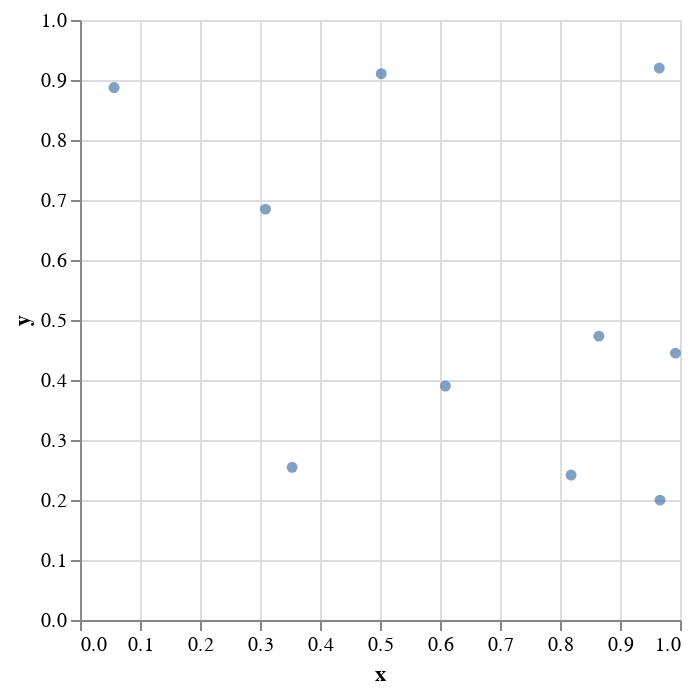

This figure's notebook cell:
### Code cell
# vlplot(:circle, x=rand(10),y=rand(10),color=(field=rand(10),type="ordinal",scale=(scheme="plasma",)))
df = DataFrame(x=rand(10),y=rand(10),c=rand(10))
# vlplot(data=df,:circle, x=:x,y=:y,color=(field=:c,type="quantitative",scale=(scheme="category20b")))
p = @vlplot(data=df,:circle,:x,:y,color={field=:c,scale={scheme="plasma"}})
p = @vlplot(data=df,:circle,:x,:y)

### Figure 1 — Vega-Lite specification as saved in the notebook (floating-point values rounded to 4 significant figures)
{"data": {"values": [{"c": 0.004414, "x": 0.3092, "y": 0.6848}, {"c": 0.01231, "x": 0.9925, "y": 0.4448}, {"c": 0.6119, "x": 0.609, "y": 0.3898}, {"c": 0.9875, "x": 0.3536, "y": 0.2545}, {"c": 0.3226, "x": 0.05678, "y": 0.8875}, {"c": 0.1932, "x": 0.9668, "y": 0.1998}, {"c": 0.5734, "x": 0.8648, "y": 0.4731}, {"c": 0.8645, "x": 0.8185, "y": 0.2415}, {"c": 0.4163, "x": 0.9655, "y": 0.9199}, {"c": 0.1429, "x": 0.5021, "y": 0.9105}]}, "encoding": {"x": {"field": "x", "type": "quantitative"}, "y": {"field": "y", "type": "quantitative"}}, "mark": "circle"}
